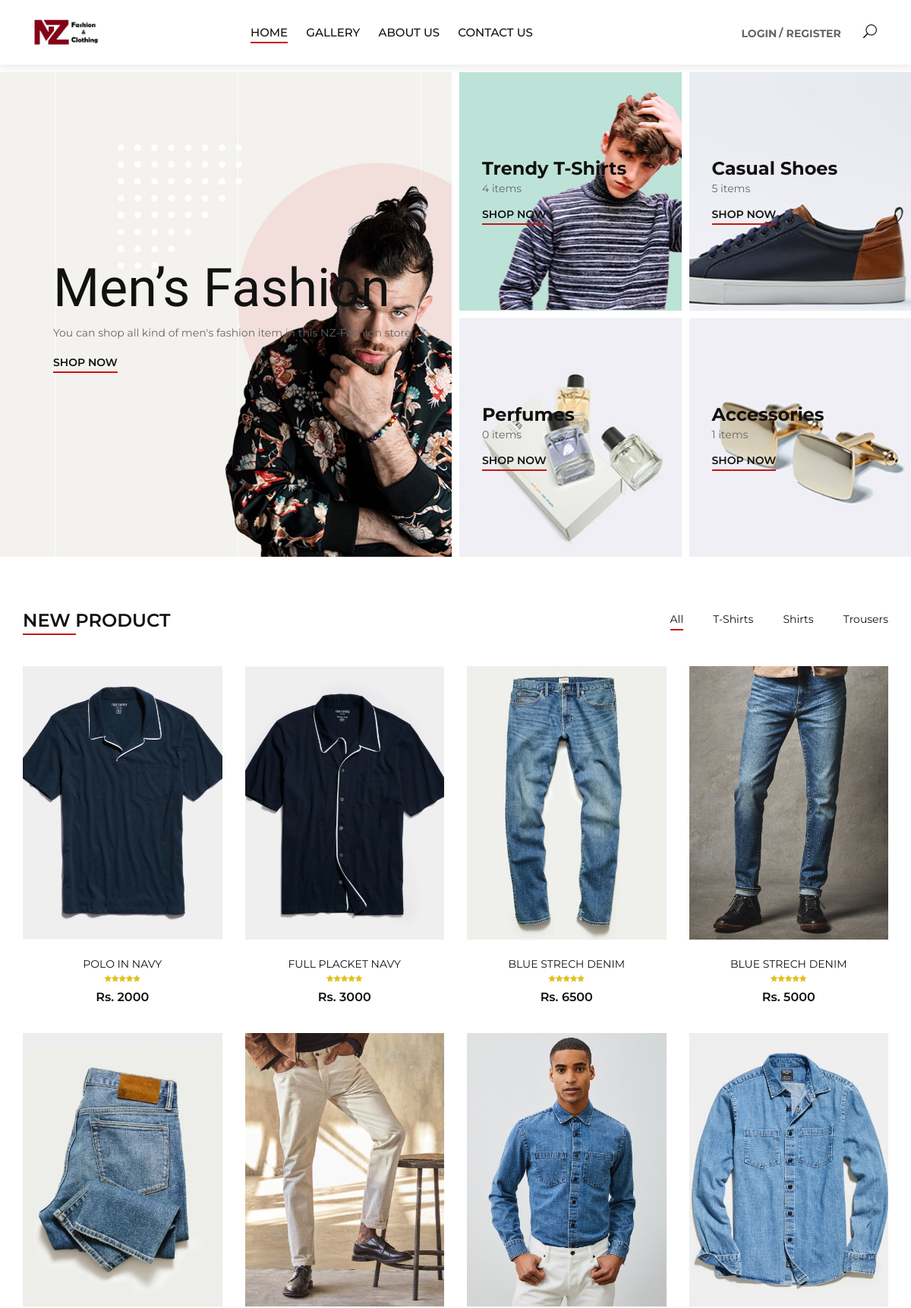
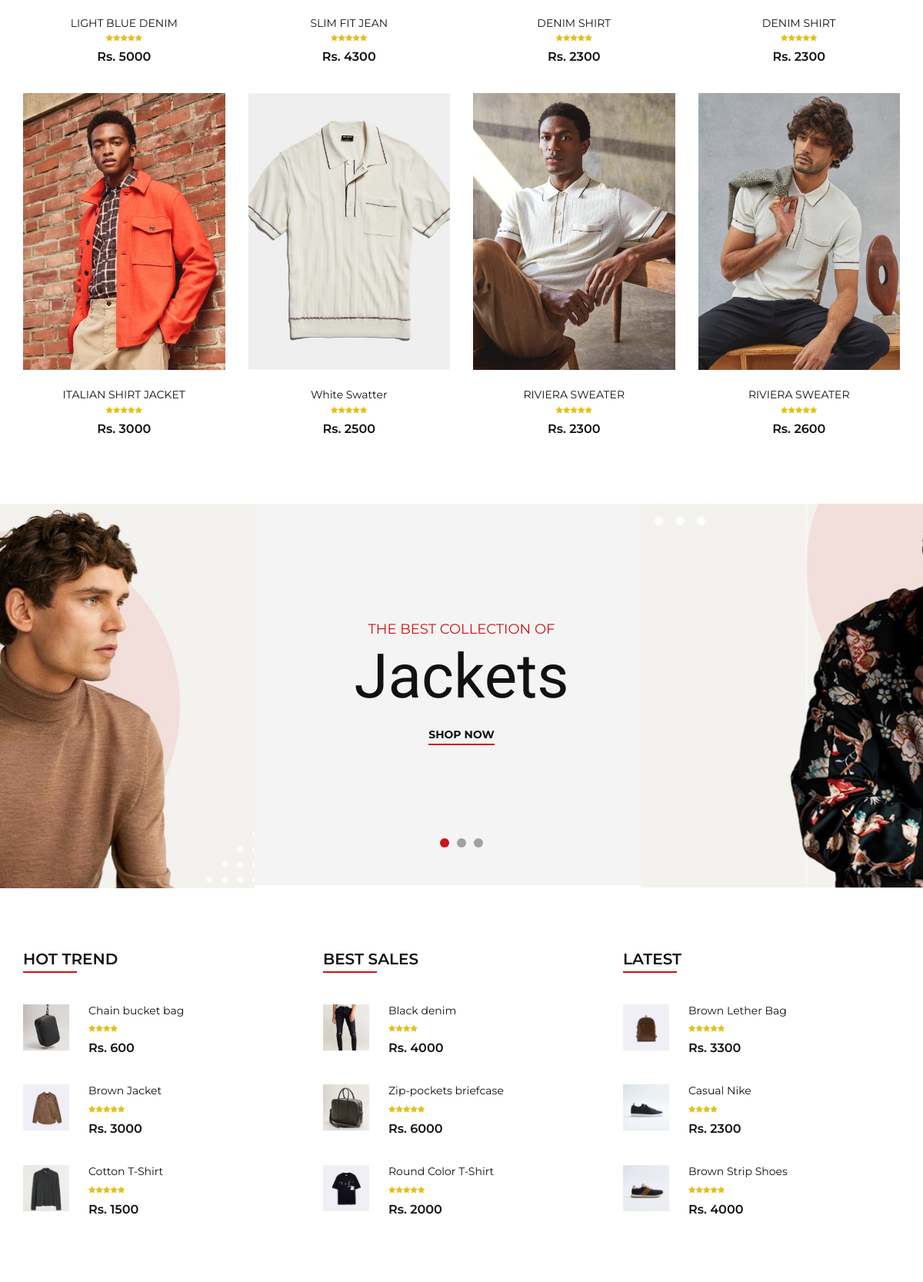
The app's page /home.php (upper part) with its own data (2 pictures, top to bottom).
### tables this page shows
CREATE TABLE IF NOT EXISTS `products` (
  `pro_id` int(33) NOT NULL AUTO_INCREMENT,
  `pro_name` varchar(150) NOT NULL,
  `category` varchar(150) NOT NULL,
  `size` varchar(30) NOT NULL,
  `price` float NOT NULL,
  `brand` varchar(100) NOT NULL,
  `description` varchar(300) DEFAULT NULL,
  `picture` varchar(150) NOT NULL DEFAULT 'default.jpg',
  PRIMARY KEY (`pro_id`)
);

### home.php (the view, shortened to what the rows shown need)
<!DOCTYPE html>
<html lang="zxx">
<head>
    <link rel="stylesheet" href="css/bootstrap.min.css" type="text/css">
    <link rel="stylesheet" href="css/font-awesome.min.css" type="text/css">
    <link rel="stylesheet" href="css/elegant-icons.css" type="text/css">
    <link rel="stylesheet" href="css/jquery-ui.min.css" type="text/css">
    <link rel="stylesheet" href="css/magnific-popup.css" type="text/css">
    <link rel="stylesheet" href="css/owl.carousel.min.css" type="text/css">
    <link rel="stylesheet" href="css/slicknav.min.css" type="text/css">
    <link rel="stylesheet" href="css/style.css" type="text/css">
<body>
    <?php
        require("includes/navbar.php");
    ?>
    <section class="categories">
        <div class="container-fluid">
            <div class="row">
                <div class="col-lg-6 p-0">
                    <div class="categories__item categories__large__item set-bg"
                    data-setbg="img/categories/category-1.jpg">
                    <div class="categories__text">
                        <h1>Men’s Fashion</h1>
                    </div>
                </div>
            </div>
        </div>
    </div>
</section>
<section class="product spad">
    <div class="container">
        <div class="row property__gallery">
            <?php
                $limit = 4;
                $sql = "select * from products where category='t-shirts' limit $limit";
                $sr = $mysqli->query($sql);
                $sql1 = "select * from products where category='shirts' limit $limit";
                $sr1 = $mysqli->query($sql1);
                $sql2 = "select * from products where category='trousers' limit $limit";
                $sr2 = $mysqli->query($sql2);
            ?>
            <?php
                while($row = mysqli_fetch_assoc($sr)){
            ?>
                    <div class="col-lg-3 col-md-4 col-sm-6 mix t_shirts">
                        <div class="product__item">
                            <div class="product__item__pic set-bg" data-setbg="img/product/<?php echo $row['picture'] ?>">
                                <ul class="product__hover">
                                </ul>
                            </div>
                            <div class="product__item__text">
                                <h6><a href="./product_details.php?pro_id=<?php echo $row['pro_id'] ?>"><?php echo $row['pro_name'] ?></a></h6>
                                <div class="rating">
                                    <i class="fa fa-star"></i>
                                    <i class="fa fa-star"></i>
                                    <i class="fa fa-star"></i>
                                    <i class="fa fa-star"></i>
                                    <i class="fa fa-star"></i>
                                </div>
                                <div class="product__price">Rs. <?php echo $row['price'] ?></div>
                            </div>
                        </div>
                    </div>
                    <?php
                    while($row1 = mysqli_fetch_assoc($sr1)){
            ?>
                        <div class="col-lg-3 col-md-4 col-sm-6 mix shirts">
                            <div class="product__item">
                                <div class="product__item__pic set-bg" data-setbg="img/product/<?php echo $row1['picture'] ?>">
                                    <ul class="product__hover">
                                    </ul>
                                </div>
                                <div class="product__item__text">
                                    <h6><a href="./product_details.php?pro_id=<?php echo $row1['pro_id'] ?>"><?php echo $row1['pro_name'] ?></a></h6>
                                    <div class="rating">
                                        <i class="fa fa-star"></i>
                                        <i class="fa fa-star"></i>
                                        <i class="fa fa-star"></i>
                                        <i class="fa fa-star"></i>
                                        <i class="fa fa-star"></i>
                                    </div>
                                    <div class="product__price">Rs. <?php echo $row1['price'] ?></div>
                                </div>
                            </div>
                        </div>
                    <?php
                        while($row2 = mysqli_fetch_assoc($sr2)){
                    ?>
                            <div class="col-lg-3 col-md-4 col-sm-6 mix trousers">
                                <div class="product__item">
                                    <div class="product__item__pic set-bg" data-setbg="img/product/<?php echo $row2['picture'] ?>">
                                        <ul class="product__hover">
                                        </ul>
                                    </div>
                                    <div class="product__item__text">
                                        <h6><a href="./product_details.php?pro_id=<?php echo $row2['pro_id'] ?>"><?php echo $row2['pro_name'] ?></a></h6>
                                        <div class="rating">
                                            <i class="fa fa-star"></i>
                                            <i class="fa fa-star"></i>
                                            <i class="fa fa-star"></i>
                                            <i class="fa fa-star"></i>
                                            <i class="fa fa-star"></i>
                                        </div>
                                        <div class="product__price">Rs. <?php echo $row2['price'] ?></div>
                                    </div>
                                </div>
                            </div>
            <?php
                        }
                    }
                }
            ?>
        </div>
    </div>
</section>
<section class="banner set-bg" data-setbg="img/banner/banner-1.jpg">
    <div class="container">
        <div class="row">
            <div class="col-xl-7 col-lg-8 m-auto">
                <div class="banner__slider owl-carousel">
                    <div class="banner__item">
                        <div class="banner__text">
                            <h1>Jackets</h1>
                        </div>
                    </div>
                </div>
            </div>
        </div>
    </div>
</section>
</body>
</html>

### records on screen
products: shows a picture, pro_name "POLO IN NAVY", price "2000"
products: shows a picture, pro_name "FULL PLACKET NAVY", price "3000"
products: shows a picture, pro_name "BLUE STRECH DENIM", price "6500"
products: shows a picture, pro_name "BLUE STRECH DENIM", price "5000"
products: shows a picture, pro_name "LIGHT BLUE DENIM", price "5000"
products: shows a picture, pro_name "SLIM FIT JEAN", price "4300"
products: shows a picture, pro_name "DENIM SHIRT", price "2300"
products: shows a picture, pro_name "DENIM SHIRT", price "2300"
products: shows a picture, pro_name "ITALIAN SHIRT JACKET", price "3000"
products: shows a picture, pro_name "White Swatter", price "2500"
products: shows a picture, pro_name "RIVIERA SWEATER", price "2300"
products: shows a picture, pro_name "RIVIERA SWEATER", price "2600"

### other values on screen
$c_tshirts "4"
$c_shoes "5"
$c_perfumes "0"
$c_accessories "1"
